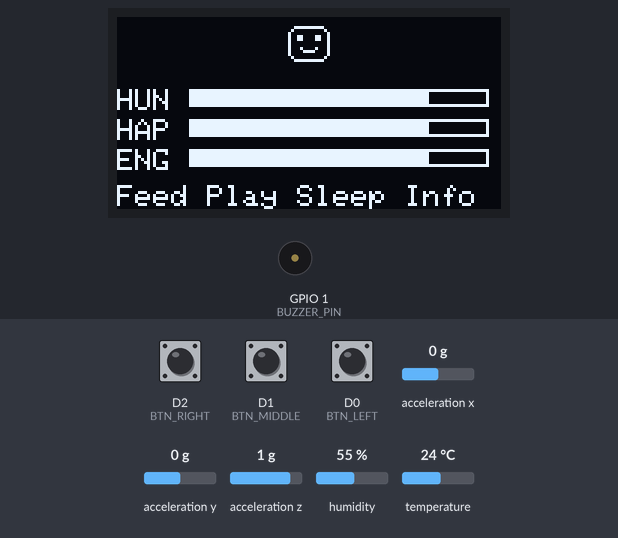
Bench run of a sketch on a simulated ESP8266 (NodeMCU). Shown: 128×64 one-colour display, buzzer (waves = sounding). Wiring (inferred from the names in the program): MPU-6050 motion sensor at I2C address 0x68. The inputs (shaded band) are chosen by the test bench; at power-on: D1 (BTN_MIDDLE) HIGH, D2 (BTN_RIGHT) HIGH, temperature 24 °C, D0 (BTN_LEFT) HIGH, acceleration z 1 g, acceleration x 0 g, acceleration y 0 g, humidity 55 %.

Above: at 2.2 s.
2.3 s: D1 (BTN_MIDDLE) pulled LOW for 3.2 s
At 6.5 s:
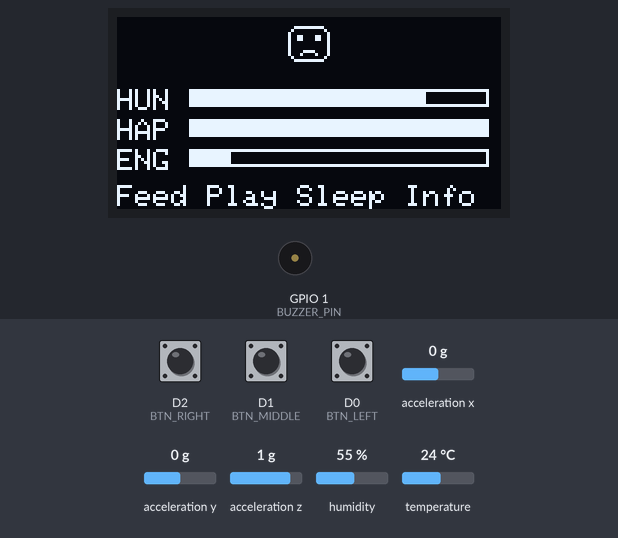
7.0 s: D2 (BTN_RIGHT) pulled LOW for 1 s
At 7.49 s:
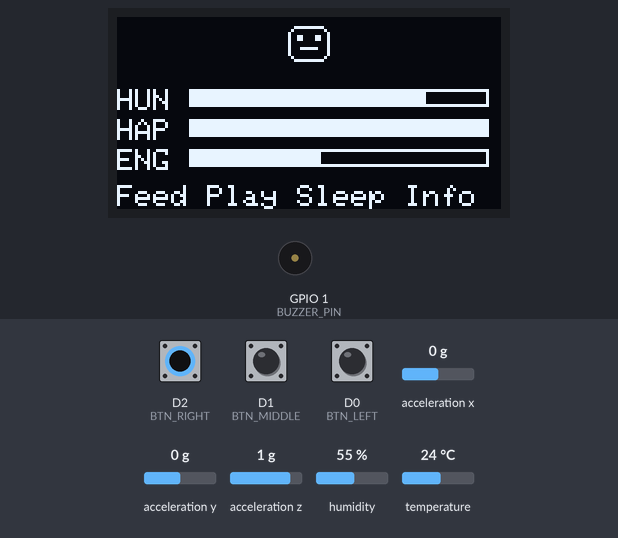
9.5 s: temperature set to 12 °C
At 15.5 s:
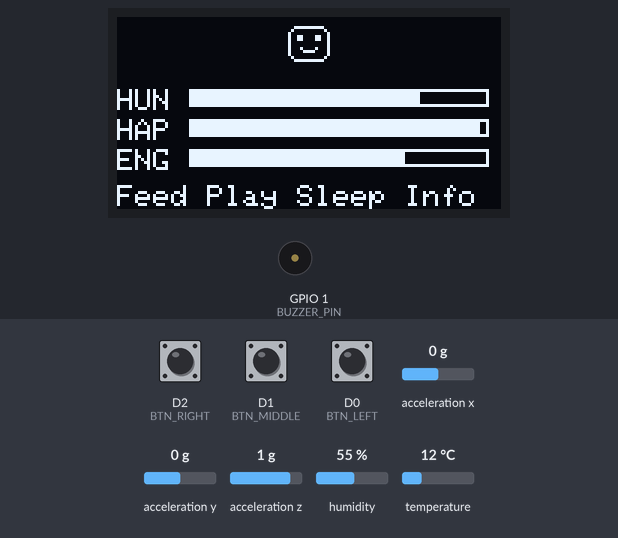
15.7 s: D0 (BTN_LEFT) pulled LOW for 1 s
At 16.9 s:
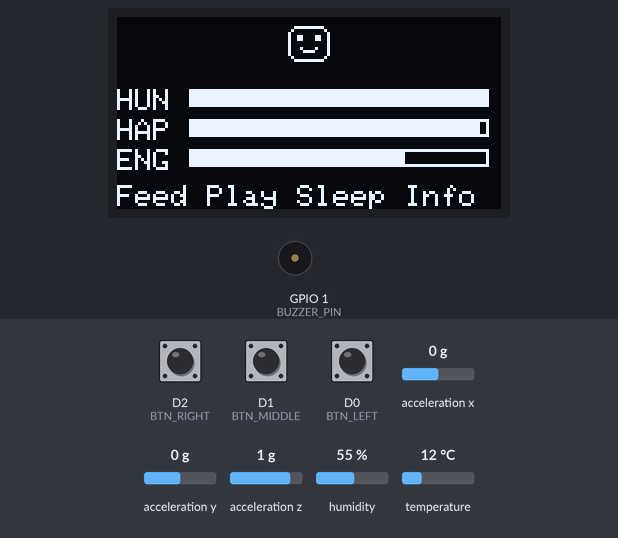
18.2 s: acceleration z set to 0 g
At 18.6 s:
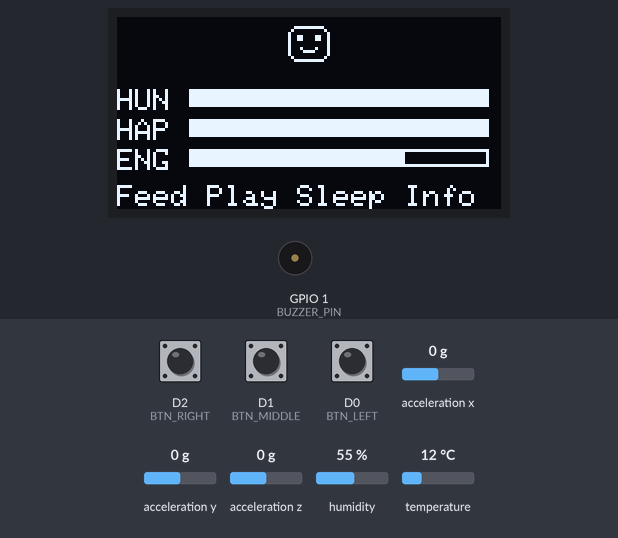
19.7 s: D2 (BTN_RIGHT) pulled LOW for 0.15 s
At 21.1 s:
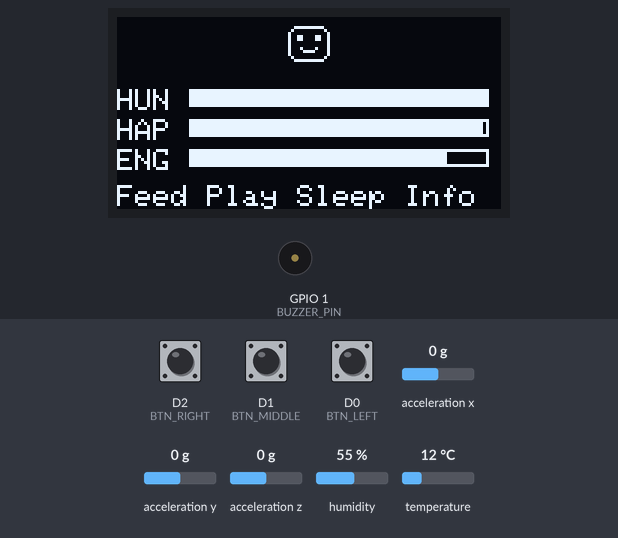
Timing chart, 0 to 22.3 s (numbered marks = the images above; inputs shaded):
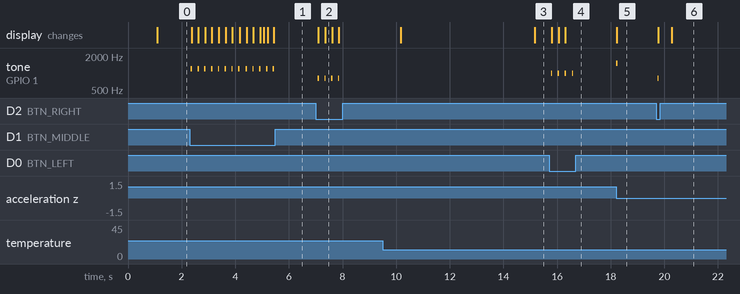

The sketch:

Tamagotchi.ino
```cpp
// Pin definitions (traced from schematic)
#define BTN_LEFT   D0   // SW1 → D0
#define BTN_MIDDLE D1   // SW2 → D1
#define BTN_RIGHT  D2   // SW3 → D2
#define BTN_INFO   D3   // SW4 → D3
#define SDA_PIN    D4   // OLED + MPU6050 SDA
#define SCL_PIN    D5   // OLED + MPU6050 SCL
#define DHT_PIN    D8   // DHT11 data
#define BUZZER_PIN D10  // Buzzer signal

#include <Wire.h>
#include <Adafruit_GFX.h>
#include <Adafruit_SSD1306.h>
#include <DHT.h>

#define SCREEN_WIDTH 128
#define SCREEN_HEIGHT 64
#define OLED_RESET -1
#define MPU_ADDR 0x68

Adafruit_SSD1306 display(SCREEN_WIDTH, SCREEN_HEIGHT, &Wire, OLED_RESET);
DHT dht(DHT_PIN, DHT11);

struct Pet {
  int hunger;       // 0 to 100 (0 = starving, 100 = full)
  int happiness;    // 0 to 100 (0 = miserable, 100 = ecstatic)
  int energy;       // 0 to 100 (0 = exhausted, 100 = fully rested)
  unsigned long age; // total seconds the pet has been alive
};
Pet pet;

enum Screen {
  SCREEN_MAIN,
  SCREEN_FEED,
  SCREEN_PLAY,
  SCREEN_SLEEP,
  SCREEN_ENV
};

Screen currentScreen = SCREEN_MAIN;

float temperature = 0;   // from DHT11 (°C)
float humidity = 0;      // from DHT11 (%)
float accelX = 0, accelY = 0, accelZ = 0;  // from MPU6050 (g)
bool mpuFound = false;

void setup() {
  pinMode(BTN_LEFT, INPUT_PULLUP);
  pinMode(BTN_MIDDLE, INPUT_PULLUP);
  pinMode(BTN_RIGHT, INPUT_PULLUP);
  pinMode(BTN_INFO, INPUT_PULLUP);
  pinMode(BUZZER_PIN, OUTPUT);

  Wire.begin(SDA_PIN, SCL_PIN);
  dht.begin();

  // Wake up the MPU6050
  Wire.beginTransmission(MPU_ADDR);
  Wire.write(0x6B);
  Wire.write(0);
  mpuFound = (Wire.endTransmission() == 0);

  display.begin(SSD1306_SWITCHCAPVCC, 0x3C);
  display.clearDisplay();
  display.setTextSize(1);
  display.setTextColor(SSD1306_WHITE);
  display.setCursor(0, 0);
  display.println("Tamagotchi Init...");
  display.display();
  delay(1000);

  pet.hunger = 80;
  pet.happiness = 80;
  pet.energy = 80;
  pet.age = 0;
}

unsigned long lastUpdate = 0;

void updatePet() {
  if (millis() - lastUpdate > 5000) {  // every 5 seconds
    pet.hunger--;
    pet.happiness--;
    pet.energy--;

    // too hot or too cold makes the pet extra unhappy
    if (temperature < 15 || temperature > 32) pet.happiness--;

    if (pet.hunger < 0) pet.hunger = 0;
    if (pet.happiness < 0) pet.happiness = 0;
    if (pet.energy < 0) pet.energy = 0;

    pet.age += 5;
    lastUpdate = millis();
  }
}

unsigned long lastSensorRead = 0;

void readSensors() {
  if (millis() - lastSensorRead < 2000) return;  // DHT11 is slow, every 2 seconds
  lastSensorRead = millis();

  // DHT11
  float t = dht.readTemperature();
  float h = dht.readHumidity();
  if (!isnan(t)) temperature = t;
  if (!isnan(h)) humidity = h;
}

float lastMagnitude = 1.0;
unsigned long lastShake = 0;

void checkShake() {
  if (!mpuFound) return;

  // MPU6050
  Wire.beginTransmission(MPU_ADDR);
  Wire.write(0x3B);
  Wire.endTransmission(false);
  Wire.requestFrom(MPU_ADDR, 6);
  accelX = (int16_t)((Wire.read() << 8) | Wire.read()) / 16384.0;
  accelY = (int16_t)((Wire.read() << 8) | Wire.read()) / 16384.0;
  accelZ = (int16_t)((Wire.read() << 8) | Wire.read()) / 16384.0;

  float magnitude = sqrt(accelX * accelX + accelY * accelY + accelZ * accelZ);

  // shaking the pet makes it happier
  if (fabs(magnitude - lastMagnitude) > 0.8 && millis() - lastShake > 1000) {
    pet.happiness += 5;
    if (pet.happiness > 100) pet.happiness = 100;
    tone(BUZZER_PIN, 1500, 50);
    lastShake = millis();
  }
  lastMagnitude = magnitude;
}

unsigned long lastButtonPress = 0;

void checkButtons() {
  if (millis() - lastButtonPress < 200) return;  // debounce: ignore presses within 200ms

  if (digitalRead(BTN_LEFT) == LOW) {
    currentScreen = SCREEN_FEED;
    tone(BUZZER_PIN, 1000, 50);
    lastButtonPress = millis();
  }
  else if (digitalRead(BTN_MIDDLE) == LOW) {
    currentScreen = SCREEN_PLAY;
    tone(BUZZER_PIN, 1200, 50);
    lastButtonPress = millis();
  }
  else if (digitalRead(BTN_RIGHT) == LOW) {
    currentScreen = SCREEN_SLEEP;
    tone(BUZZER_PIN, 800, 50);
    lastButtonPress = millis();
  }
  else if (digitalRead(BTN_INFO) == LOW) {
    if (currentScreen == SCREEN_ENV) currentScreen = SCREEN_MAIN;
    else currentScreen = SCREEN_ENV;
    tone(BUZZER_PIN, 1400, 50);
    lastButtonPress = millis();
  }
}

void handleScreenLogic() {
  switch(currentScreen) {

    case SCREEN_FEED:
      pet.hunger += 10;
      if (pet.hunger > 100) pet.hunger = 100;
      currentScreen = SCREEN_MAIN;
      break;

    case SCREEN_PLAY:
      pet.happiness += 10;
      pet.energy -= 5;
      if (pet.happiness > 100) pet.happiness = 100;
      if (pet.energy < 0) pet.energy = 0;
      currentScreen = SCREEN_MAIN;
      break;

    case SCREEN_SLEEP:
      pet.energy += 15;
      if (pet.energy > 100) pet.energy = 100;
      currentScreen = SCREEN_MAIN;
      break;

    case SCREEN_MAIN:
      break;  // do nothing, just display stats

    case SCREEN_ENV:
      break;  // do nothing, just display sensor readings
  }
}

// Example: Happy face (all stats above 50)
const unsigned char PROGMEM petHappy[] = {
  0b00000000, 0b00000000,
  0b00011111, 0b11111000,
  0b00100000, 0b00000100,
  0b01000000, 0b00000010,
  0b01001100, 0b00110010,
  0b01001100, 0b00110010,
  0b01000000, 0b00000010,
  0b01000000, 0b00000010,
  0b01000100, 0b00100010,
  0b01000011, 0b11000010,
  0b01000000, 0b00000010,
  0b00100000, 0b00000100,
  0b00011111, 0b11111000,
  0b00000000, 0b00000000,
  0b00000000, 0b00000000,
  0b00000000, 0b00000000
};

// Example: Sad face (any stat below 30)
const unsigned char PROGMEM petSad[] = {
  0b00000000, 0b00000000,
  0b00011111, 0b11111000,
  0b00100000, 0b00000100,
  0b01000000, 0b00000010,
  0b01001100, 0b00110010,
  0b01001100, 0b00110010,
  0b01000000, 0b00000010,
  0b01000000, 0b00000010,
  0b01000000, 0b00000010,
  0b01000011, 0b11000010,
  0b01000100, 0b00100010,
  0b00100000, 0b00000100,
  0b00011111, 0b11111000,
  0b00000000, 0b00000000,
  0b00000000, 0b00000000,
  0b00000000, 0b00000000
};

// Example: Neutral face (everything else)
const unsigned char PROGMEM petNeutral[] = {
  0b00000000, 0b00000000,
  0b00011111, 0b11111000,
  0b00100000, 0b00000100,
  0b01000000, 0b00000010,
  0b01001100, 0b00110010,
  0b01001100, 0b00110010,
  0b01000000, 0b00000010,
  0b01000000, 0b00000010,
  0b01000111, 0b11100010,
  0b01000000, 0b00000010,
  0b01000000, 0b00000010,
  0b00100000, 0b00000100,
  0b00011111, 0b11111000,
  0b00000000, 0b00000000,
  0b00000000, 0b00000000,
  0b00000000, 0b00000000
};

// Example: Sleeping face (closed eyes)
const unsigned char PROGMEM petSleep[] = {
  0b00000000, 0b00000000,
  0b00011111, 0b11111000,
  0b00100000, 0b00000100,
  0b01000000, 0b00000010,
  0b01001111, 0b01110010,
  0b01000000, 0b00000010,
  0b01000000, 0b00000010,
  0b01000000, 0b00000010,
  0b01000011, 0b11000010,
  0b01000000, 0b00000010,
  0b01000000, 0b00000010,
  0b00100000, 0b00000100,
  0b00011111, 0b11111000,
  0b00000000, 0b00000000,
  0b00000000, 0b00000000,
  0b00000000, 0b00000000
};

void render() {
  display.clearDisplay();

  // Environment screen: DHT11 + MPU6050 readings
  if (currentScreen == SCREEN_ENV) {
    display.setTextSize(1);
    display.setCursor(0, 0);
    display.println("-- ENVIRONMENT --");

    display.setCursor(0, 14);
    display.print("Temp:  ");
    display.print(temperature, 1);
    display.println(" C");

    display.setCursor(0, 24);
    display.print("Humid: ");
    display.print(humidity, 0);
    display.println(" %");

    display.setCursor(0, 36);
    display.print("X:");
    display.print(accelX, 1);
    display.print(" Y:");
    display.print(accelY, 1);
    display.print(" Z:");
    display.print(accelZ, 1);

    display.setCursor(0, 56);
    display.println("[Back]");

    display.display();
    return;
  }

  // Choose the right sprite based on pet stats
  const unsigned char* sprite;
  if (pet.hunger < 30 || pet.happiness < 30 || pet.energy < 30) {
    sprite = petSad;
  } else if (pet.hunger > 50 && pet.happiness > 50 && pet.energy > 50) {
    sprite = petHappy;
  } else {
    sprite = petNeutral;
  }

  // Draw the pet sprite (centered horizontally, near the top)
  display.drawBitmap(56, 2, sprite, 16, 16, SSD1306_WHITE);

  // Draw stat bars below the pet
  display.setTextSize(1);

  display.setCursor(0, 24);
  display.print("HUN ");
  drawBar(24, 24, pet.hunger);

  display.setCursor(0, 34);
  display.print("HAP ");
  drawBar(24, 34, pet.happiness);

  display.setCursor(0, 44);
  display.print("ENG ");
  drawBar(24, 44, pet.energy);

  // Button labels at the bottom
  display.setCursor(0, 56);
  display.println("Feed Play Sleep Info");

  display.display();
}

// Draws a stat bar: empty rectangle with a filled portion based on value (0 to 100)
void drawBar(int x, int y, int value) {
  int barWidth = 100;
  int barHeight = 6;
  int fillWidth = map(value, 0, 100, 0, barWidth);

  display.drawRect(x, y, barWidth, barHeight, SSD1306_WHITE);       // outline
  display.fillRect(x, y, fillWidth, barHeight, SSD1306_WHITE);      // filled portion
}

void loop() {
  checkButtons();       // 1. Read input
  readSensors();        // 2. Read DHT11
  checkShake();         // 3. Read MPU6050
  updatePet();          // 4. Update state over time
  handleScreenLogic();  // 5. Process actions
  render();             // 6. Display results
  delay(100);           // 7. Short pause
}
```

Measured:
- after the input at 2.3 s, tone on GPIO 1 (BUZZER_PIN): alternates 1200 Hz for 0.05 s and silent for 0.20 s, 26 changes in all, then stays silent, starting after 0.05 s; the display: first changes after 0.07 s (image 1 shows a later state)
- after the input at 7.0 s, tone on GPIO 1 (BUZZER_PIN): alternates 800 Hz for 0.05 s and silent for 0.20 s, 8 changes in all, then stays silent, starting after 0.08 s; the display: first changes after 0.10 s (image 2 shows a later state)
- after the input at 15.7 s, tone on GPIO 1 (BUZZER_PIN): alternates 1000 Hz for 0.05 s and silent for 0.20 s, 8 changes in all, then stays silent, starting after 0.08 s; the display: first changes after 0.10 s (image 4 shows a later state)
- after the input at 18.2 s, tone on GPIO 1 (BUZZER_PIN): silent → 1500 Hz at once, → silent 0.05 s later; the display: changes at once (image 5)
- after the input at 19.7 s, tone on GPIO 1 (BUZZER_PIN): silent → 800 Hz after 0.05 s, → silent 0.05 s later; the display: first changes after 0.07 s (image 6 shows a later state)
